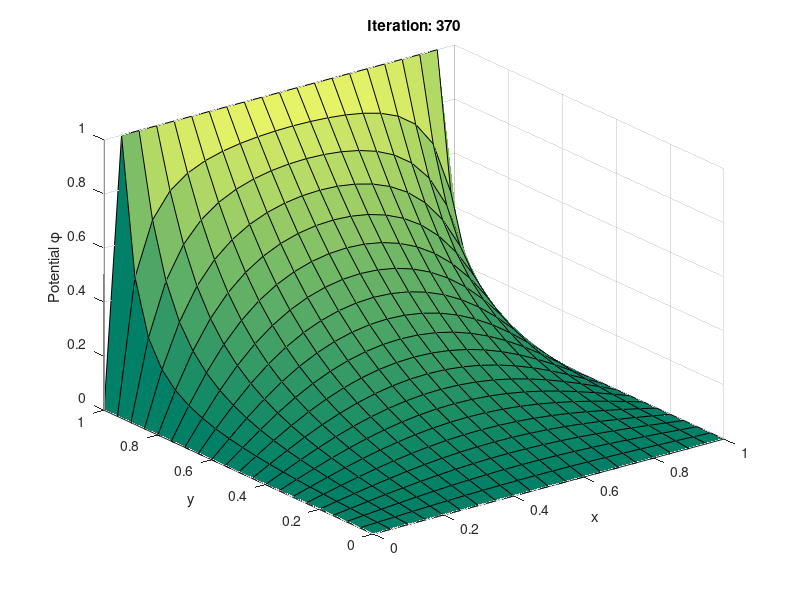
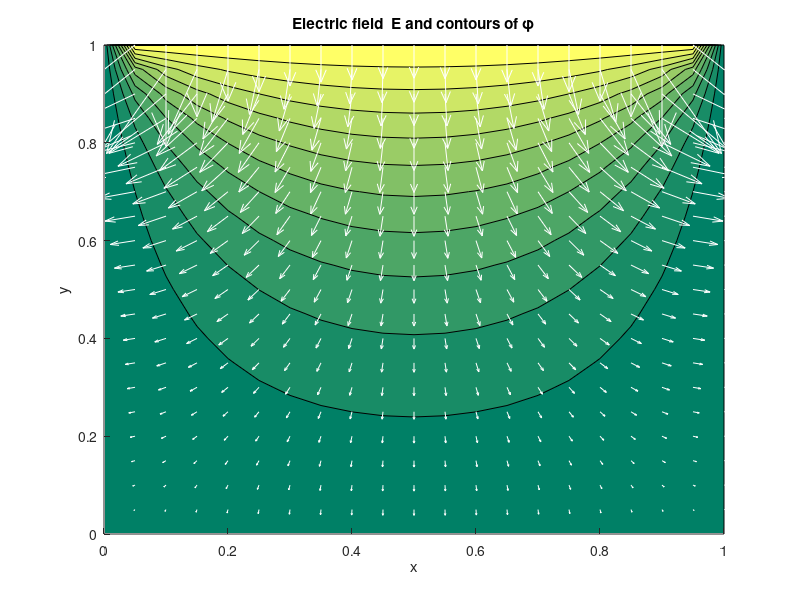

These charts were generated, in order, by the following MATLAB code:
% laplace_gs.m
% Solve the Laplace equation with Dirichlet BCs using Gauss-Seidel 
% relaxation

% Clear memory and show only a few digits
clear all; format short; clf;

% Parameters
h=0.05;         % Spatial step
max_iter=1e+4;  % Maximum number of iterations
min_diff=1e-6;  % Convergence criterion
skip=10;        % Only plot every skip iterations

% Vectors of x and y values
x=0:h:1; y=x;
L=length(x);

% Initial phi
phi=zeros(L);

% Impose BCs
phi(2:L-1,L)=1;

% Relaxation loop
figure(1);
colormap(summer);
for iter=1:max_iter
    
  % Keep this for the convergence test
  old_phi=phi;
  
  % Loop over interior points: update in place, and preserve BCs
  for j=2:L-1
    for l=2:L-1
      phi(j,l)=0.25*(phi(j-1,l)+phi(j+1,l)+ ...
                     phi(j,l-1)+phi(j,l+1));
    end
  end

  % Plot updated solution
  if rem(iter,skip) == 0
    surfc(x,y,phi');
    %shading interp;
    xlabel('x');
    ylabel('y');
    zlabel('Potential \phi');
    title(['Iteration: ',num2str(iter)]);   
    drawnow;
  end
  
  % Break if change is suitably small
  diff=max(abs(phi-old_phi));
  if (diff < min_diff) 
    disp('Relaxation converged...');
    break;
  end
end

% Display number of iterations
disp(['Number of iterations: ',num2str(iter)]);

% Determine the electric field by differencing. Note MATLAB's
% perverse identification of the first index in a matrix with
% y, wherever a functional dependence z=z(x,y) is implied.
[Ey, Ex]=gradient(phi,h);
Ex=-Ex; Ey=-Ey;

% Plot also the electric field 
figure(2); clf reset;
hold on;
colormap(summer);
contourf(x,y,phi');
scale=10;
quiver(x,y,Ex',Ey',scale,'w');
xlabel('x');
ylabel('y');
title('Electric field {\bf E} and contours of \phi');
hold off;
